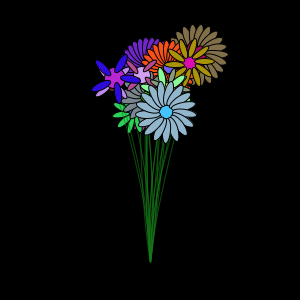
Frame 1 (no input)
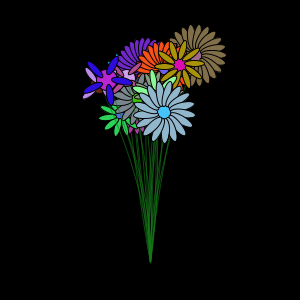
Frame 60 (the mouse pressed at the canvas centre just before this capture)
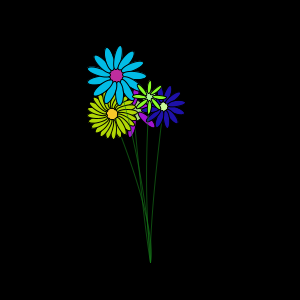
Frame 120 (the mouse held since frame 60 and released just before this capture)

The Processing sketch that drew these frames (run headless with seeded random() and noise(); from frame 60 on, the mouse is pressed at the canvas centre):

// Processing sketch: Flowers
// ── Flowers.pde
/**
 * Flowers 
 * by Sergey Karayev. 
 * 
 * Generated flowers swaying in a sine-wave wind.
 * Click on them to make a new bouquet. 
 * 
 * Updated 17 September 2007
 */

import java.util.Random;
Random r;

/////////////
final int WIDTH = 300;
final int HEIGHT = 300;
final int num_flowers_avg = 14;
final int num_flowers_range = 11;
// STEM:
final int stem_x = WIDTH/2;
final int stem_y = 7*HEIGHT/8;
final color stem_color = color(21,120,24,160);
final int x_displacement_avg = 0;
final int x_displacement_range = WIDTH/6;
final int y_displacement_avg = 3*HEIGHT/5;
final int y_displacement_range = HEIGHT/10;
final int x_shift_avg = 0;
final int x_shift_range = WIDTH/25;
final int y_shift_range = y_displacement_avg/9;
// HEAD:
final int head_size_avg = HEIGHT/15;
final int head_size_range = 3*head_size_avg/10;
////////////

IndividualFlower[] flowers;
float sin_i;
float sin_w;

void setup() {
  size(300,300); // need manual input to export correctly
  smooth();
  frameRate(26);
  r = new Random();
  createBouquet();
}

void createBouquet() {
  // change up first sway direction
  sin_i = (r.nextInt(2) == 0) ? (0) : (PI);
  // make the flowers
  int num_flowers = randomRange(num_flowers_avg, num_flowers_range);
  flowers = new IndividualFlower[num_flowers];
  for (int i = 0; i < flowers.length; i++)
    flowers[i] = new IndividualFlower();
}

void draw() {
  background(0);
  // update the sine wave (for swaying flowers)
  sin_i = (sin_i + PI/384) % TWO_PI;
  sin_w = sin(sin_i);
  // draw the flowers
  for (int i = 0; i < flowers.length; i++)
    flowers[i].draw();
  
  //if (frameCount % 10 == 0) System.out.println("Framerate: " + frameRate);
}

void mousePressed() {
  createBouquet();
}

int randomRange(int avg, int range) {
  return (avg + r.nextInt(2*range) - range);
}

float randomRange(float avg, int range) {
  return (avg + r.nextInt(2*range) - range);
}

// ── IndividualFlower.pde
public class IndividualFlower {

  ///////////////////////
// STEM:
float x_displacement;
float orig_x_displacement;
float y_displacement;
float orig_y_displacement;
float x_shift;
float y_shift_avg; // depends on y_displacement
float y_shift;
float orig_x_shift;
float orig_y_shift;
// HEAD:
color head_color;
float head_x;
float head_y;
int head_size;
// PETALS: (depend on head size)
color petal_color;
int num_petals_avg;
int num_petals_range;
int petal_size;
int num_petals;
float petals_indiv_rotate;
// SWAYING:
float effect_degree;
///////////////////////

// generate all the unique variables
public IndividualFlower() {
  orig_x_displacement = randomRange(x_displacement_avg, x_displacement_range);
  orig_y_displacement = randomRange(y_displacement_avg, y_displacement_range);
  x_shift = x_shift_avg + r.nextInt(2*x_shift_range) - x_shift_range;
  y_shift_avg = orig_y_displacement/3;
  orig_y_shift = randomRange(y_shift_avg, y_shift_range);
  head_size = randomRange(head_size_avg, head_size_range);
  head_color = color(r.nextInt(256), r.nextInt(256), r.nextInt(256));
  num_petals_avg = 3*head_size/4;
  num_petals_range = head_size/2;
  num_petals = randomRange(num_petals_avg, num_petals_range);
  petal_size = head_size;
  petal_color = color(r.nextInt(256), r.nextInt(256), r.nextInt(256));
  petals_indiv_rotate = r.nextFloat() * PI;
  effect_degree = 1.0*(head_size_range - head_size + head_size_avg)/(head_size_avg-head_size_range);
  // the formula above assigns a rank between 0 and 2*range, according to head size,
  // and divides it by avg-range to get a value not quite from 0 to 1 but more bunched in the middle
}

// updates some variables to make the flower appear to sway
void update() {
  x_displacement = orig_x_displacement + effect_degree*x_displacement_range*sin_w;
  y_displacement = orig_y_displacement - effect_degree*abs(y_displacement_range*sin_w/3);
  y_shift = orig_y_shift + effect_degree*y_shift_range*sin_w/2;
}

// update, then render the flower
void draw() {
  // update the flower (to make it sway)
  update();
  
  // draw the stem
  pushMatrix();
  translate(stem_x,stem_y);
  stroke(stem_color);
  noFill();
  bezier(0,0, 0,0, -x_shift,-y_shift, -x_displacement,-y_displacement);
  
  // draw the head
  head_x = -x_displacement;
  head_y = -y_displacement;
  pushMatrix();
  translate(head_x,head_y);
  fill(head_color);
  stroke(0);
  ellipseMode(CENTER);
  ellipse(0,0,head_size,head_size);
  
  // draw petals
  fill(petal_color);
  ellipseMode(CORNER);
  // rotate a random amount for individuality
  rotate(petals_indiv_rotate);
  for (int i = 0; i < num_petals; i++) {
    ellipse(petal_size/4, 0-petal_size/4, petal_size, petal_size/3);
    rotate(TWO_PI/num_petals);
  }
  popMatrix();
  popMatrix();
}

}
